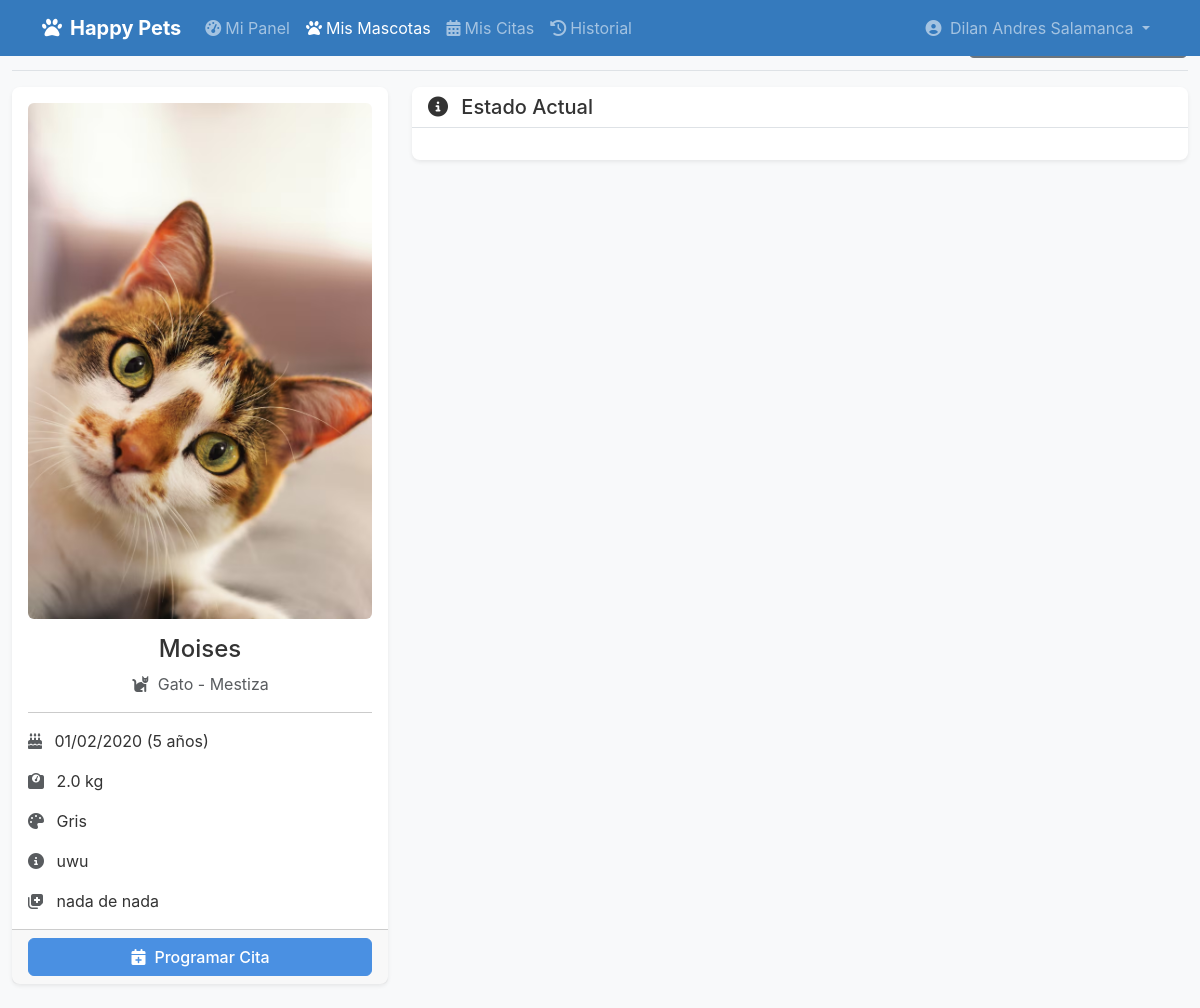
Page /public/client/my_pets.php?action=view&id=12 (signed in) on the committed database.
### tables this page shows
CREATE TABLE `pets` (
  `id` int(11) NOT NULL,
  `user_id` int(11) NOT NULL,
  `name` varchar(100) NOT NULL,
  `species` enum('perro','gato') NOT NULL,
  `breed` varchar(100) DEFAULT NULL,
  `birth_date` date NOT NULL,
  `weight` decimal(5,2) DEFAULT NULL,
  `photo` varchar(255) DEFAULT NULL,
  `color` varchar(50) DEFAULT NULL,
  `description` text DEFAULT NULL,
  `medical_notes` text DEFAULT NULL,
  `notes` text DEFAULT NULL,
  `created_at` timestamp NOT NULL DEFAULT current_timestamp(),
  `updated_at` timestamp NOT NULL DEFAULT current_timestamp() ON UPDATE current_timestamp()
);

### models/Pet.php (called while the page is built, shortened)
<?php
require_once __DIR__ . '/../config/database.php';
class Pet {
    private $conn;
    private $table = 'pets';
    public function __construct($db = null) {
        if ($db) {
            $this->conn = $db;
        } else {
            $database = new Database();
            $this->conn = $database->getConnection();
        }
    }
    public function getById($id) {
        $query = "SELECT p.*, u.first_name, u.last_name, u.phone, u.email
                  FROM " . $this->table . " p
                  LEFT JOIN users u ON p.user_id = u.id
                  WHERE p.id = :id";
        $stmt = $this->conn->prepare($query);
        $stmt->bindParam(':id', $id);
        $stmt->execute();
        if ($stmt->rowCount() > 0) {
            return ['success' => true, 'data' => $stmt->fetch(PDO::FETCH_ASSOC)];
        }
        return ['success' => false];
    }
    public function getCurrentStatus($pet_id) {
        $query = "SELECT ps.*, u.first_name, u.last_name
                  FROM pet_status ps
                  LEFT JOIN users u ON ps.updated_by = u.id
                  WHERE ps.pet_id = :pet_id
                  ORDER BY ps.created_at DESC
                  LIMIT 1";
        $stmt = $this->conn->prepare($query);
        $stmt->bindParam(':pet_id', $pet_id);
        $stmt->execute();
        return $stmt->fetch(PDO::FETCH_ASSOC);
    }
}
?>

### config/database.php (called while the page is built, shortened)
<?php
class Database {
    private $host;
    private $db_name;
    private $username;
    private $password;
    private $port;
    public function __construct() {
        $this->host = getenv('DB_HOST') ?: 'localhost';
        $this->db_name = getenv('DB_DATABASE') ?: 'guarderia_mascotas';
        $this->username = getenv('DB_USER') ?: 'root';
        $this->password = getenv('DB_PASSWORD') ?: '';
        $this->port = getenv('DB_PORT') ?: 3306;
    }
    public function getConnection() {
        $this->conn = null;
        try {
            $this->conn = new PDO(
                "mysql:host=" . $this->host . ";port=" . $this->port . ";dbname=" . $this->db_name,
                $this->username,
                $this->password,
                array(PDO::MYSQL_ATTR_INIT_COMMAND => "SET NAMES utf8")
            );
            $this->conn->setAttribute(PDO::ATTR_ERRMODE, PDO::ERRMODE_EXCEPTION);
        } catch(PDOException $exception) {
            echo "Error de conexión: " . $exception->getMessage();
        }
        return $this->conn;
    }
}
?>

### models/User.php (called while the page is built, shortened)
<?php
require_once __DIR__ . '/../config/database.php';
class User {
    public function __construct($db = null) {
        if ($db) {
            $this->conn = $db;
        } else {
            $database = new Database();
        }
    }
}
?>

### viewmodels/PetViewModel.php (called while the page is built, shortened)
<?php
require_once __DIR__ . '/../models/Pet.php';
require_once __DIR__ . '/../models/User.php';
class PetViewModel {
    private $pet;
    public function __construct() {
        $this->pet = new Pet();
    }
    public function getPetById($id) {
        $petResult = $this->pet->getById($id);
        if ($petResult['success']) {
            if (!empty($petResult['data']['birth_date'])) {
                $petResult['data']['age'] = $this->calculateAge($petResult['data']['birth_date']);
            }
        }
        return $petResult;
    }
    public function getCurrentPetStatus($pet_id) {
        return ['success' => true, 'data' => $this->pet->getCurrentStatus($pet_id)];
    }
    public function calculateAge($birth_date) {
        try {
            $birth = new DateTime($birth_date);
            $today = new DateTime();
            $diff = $today->diff($birth);
            if ($diff->y > 0) return $diff->y . ' año' . ($diff->y > 1 ? 's' : '');
            return $diff->d . ' día' . ($diff->d > 1 ? 's' : '');
        } catch (Exception $e) {
            return 'N/A';
        }
    }
}

### public/client/my_pets.php (the view, shortened to what this page needs)
<?php
require_once '../../viewmodels/PetViewModel.php';
$petViewModel = new PetViewModel();
$action = $_GET['action'] ?? 'list';
$pet_id = $_GET['id'] ?? null;
switch ($action) {
    case 'view':
        if ($pet_id) {
            $petResult = $petViewModel->getPetById($pet_id);
            $pet = $petResult['data'];
            $statusResult = $petViewModel->getCurrentPetStatus($pet_id);
            $current_status = $statusResult['success'] ? $statusResult['data'] : null;
        }
        break;
}
include '../../views/layouts/header.php';
?>
<div class="d-flex justify-content-between flex-wrap flex-md-nowrap align-items-center pt-3 pb-2 mb-3 border-bottom">
    <h1 class="h2">
    </h1>
    <div class="btn-toolbar mb-2 mb-md-0">
        <?php if ($action === 'list'): ?>
            <a href="my_pets.php?action=add" class="btn btn-primary">
                <i class="fas fa-plus me-2"></i>Registrar Mascota
            </a>
        <?php else: ?>
            <a href="my_pets.php" class="btn btn-secondary">
            </a>
        <?php endif; ?>
    </div>
</div>
<?php if ($action === 'list'): ?>
    <?php if (!empty($pets)): ?>
        <div class="row">
            <?php foreach ($pets as $pet): ?>
                <div class="col-lg-6 col-xl-4 mb-4">
                    <div class="card pet-card h-100 shadow-sm">
                        <div class="card-body">
                            <div class="d-flex align-items-center mb-3">
                                <?php if ($pet['photo']): ?>
                                    <img src="../../assets/images/uploads/<?php echo $pet['photo']; ?>"
                                         class="pet-photo me-3" alt="Foto de <?php echo $pet['name']; ?>">
                                <?php else: ?>
                                    <div class="pet-photo me-3 bg-light d-flex align-items-center justify-content-center">
                                        <i class="fas fa-<?php echo $pet['species'] === 'perro' ? 'dog' : 'cat'; ?> fa-2x text-muted"></i>
                                    </div>
                                <?php endif; ?>
                                <div class="flex-grow-1">
                                    <h5 class="card-title mb-1"><?php echo htmlspecialchars($pet['name']); ?></h5>
                                    <p class="text-muted mb-1">
                                        <i class="fas fa-<?php echo $pet['species'] === 'perro' ? 'dog' : 'cat'; ?> me-1"></i>
                                        <?php echo ucfirst($pet['species']); ?>
                                        <?php if ($pet['breed']): ?>
                                            - <?php echo htmlspecialchars($pet['breed']); ?>
                                        <?php endif; ?>
                                    </p>
                                </div>
                            </div>
                            <div class="pet-details">
                                <p class="mb-2">
                                    <i class="fas fa-birthday-cake me-2 text-muted"></i>
                                    <?php echo date('d/m/Y', strtotime($pet['birth_date'])); ?>
                                    (<?php echo $petViewModel->calculateAge($pet['birth_date']); ?>)
                                </p>
                                <?php if ($pet['weight']): ?>
                                    <p class="mb-2">
                                        <i class="fas fa-weight me-2 text-muted"></i>
                                        <?php echo number_format($pet['weight'], 1); ?> kg
                                    </p>
                                <?php endif; ?>
                            </div>
                            <div class="mt-3">
                                <a href="my_pets.php?action=view&id=<?php echo $pet['id']; ?>"
                                   class="btn btn-outline-primary btn-sm me-2">
                                    <i class="fas fa-eye me-1"></i>Ver Detalles
                                </a>
                                <a href="my_pets.php?action=edit&id=<?php echo $pet['id']; ?>"
                                   class="btn btn-outline-secondary btn-sm">
                                    <i class="fas fa-edit me-1"></i>Editar
                                </a>
                            </div>
                        </div>
                    </div>
                </div>
            <?php endforeach; ?>
        </div>
    <?php else: ?>
        <div class="text-center py-5">
            <i class="fas fa-paw fa-3x text-muted mb-3"></i>
            <h3>No tienes mascotas registradas</h3>
            <p class="text-muted">¡Registra tu primera mascota para comenzar!</p>
            <a href="my_pets.php?action=add" class="btn btn-primary">
                <i class="fas fa-plus me-2"></i>Registrar mi Primera Mascota
            </a>
        </div>
    <?php endif; ?>
<?php elseif ($action === 'view'): ?>
    <div class="row">
        <div class="col-md-4">
            <div class="card shadow-sm mb-4">
                <div class="card-body text-center">
                    <?php if ($pet['photo']): ?>
                        <img src="../../assets/images/uploads/<?php echo $pet['photo']; ?>"
                             class="img-fluid rounded mb-3" alt="Foto de <?php echo $pet['name']; ?>">
                    <?php else: ?>
                        <div class="pet-photo-lg bg-light d-flex align-items-center justify-content-center mb-3">
                            <i class="fas fa-<?php echo $pet['species'] === 'perro' ? 'dog' : 'cat'; ?> fa-3x text-muted"></i>
                        </div>
                    <?php endif; ?>
                    <h4 class="card-title"><?php echo htmlspecialchars($pet['name']); ?></h4>
                    <p class="text-muted">
                        <i class="fas fa-<?php echo $pet['species'] === 'perro' ? 'dog' : 'cat'; ?> me-1"></i>
                        <?php echo ucfirst($pet['species']); ?>
                        <?php if ($pet['breed']): ?>
                            - <?php echo htmlspecialchars($pet['breed']); ?>
                        <?php endif; ?>
                    </p>
                    <hr>
                    <div class="pet-info text-start">
                        <p>
                            <i class="fas fa-birthday-cake me-2 text-muted"></i>
                            <?php echo date('d/m/Y', strtotime($pet['birth_date'])); ?>
                            (<?php echo $petViewModel->calculateAge($pet['birth_date']); ?>)
                        </p>
                        <?php if ($pet['weight']): ?>
                            <p>
                                <i class="fas fa-weight me-2 text-muted"></i>
                                <?php echo number_format($pet['weight'], 1); ?> kg
                            </p>
                        <?php endif; ?>
                        <?php if (!empty($pet['color'])): ?>
                            <p>
                                <i class="fas fa-palette me-2 text-muted"></i>
                                <?php echo htmlspecialchars($pet['color']); ?>
                            </p>
                        <?php endif; ?>
                        <?php if (!empty($pet['description'])): ?>
                            <p>
                                <i class="fas fa-info-circle me-2 text-muted"></i>
                                <?php echo nl2br(htmlspecialchars($pet['description'])); ?>
                            </p>
                        <?php endif; ?>
                        <?php if (!empty($pet['medical_notes'])): ?>
                            <p class="mb-0">
                                <i class="fas fa-notes-medical me-2 text-muted"></i>
                                <?php echo nl2br(htmlspecialchars($pet['medical_notes'])); ?>
                            </p>
                        <?php endif; ?>
                    </div>
                </div>
                <div class="card-footer">
                    <a href="appointments.php?pet_id=<?php echo $pet['id']; ?>" class="btn btn-primary d-block">
                        <i class="fas fa-calendar-plus me-2"></i>Programar Cita
                    </a>
                </div>
            </div>
        </div>
        <div class="col-md-8">
            <?php if ($current_status): ?>
                <div class="card shadow-sm mb-4">
                    <div class="card-header">
                        <h5 class="card-title mb-0">
                            <i class="fas fa-info-circle me-2"></i>
                            Estado Actual
                        </h5>
                    </div>
                    <div class="card-body">
                    </div>
                </div>
            <?php endif; ?>
        </div>
    </div>
<?php endif; ?>
<?php include '../../views/layouts/footer.php'; ?>

### rows in the picture
pets: photo (picture), name "Moises", species "Gato", breed "Mestiza", birth_date "01/02/2020", birth_date "5 años", weight "2.0", color "Gris", description "uwu", medical_notes "nada de nada"

### other values in the picture
$item['title'] "Mi Panel"
$item['title'] "Mis Mascotas"
$item['title'] "Mis Citas"
$item['title'] "Historial"
$userMenu['header']['name'] "Dilan Andres Salamanca"
